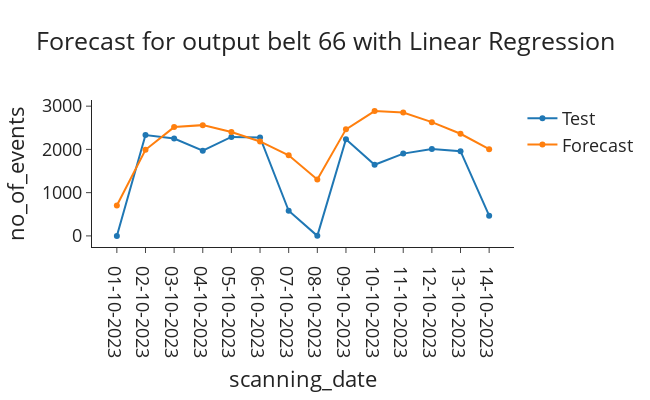
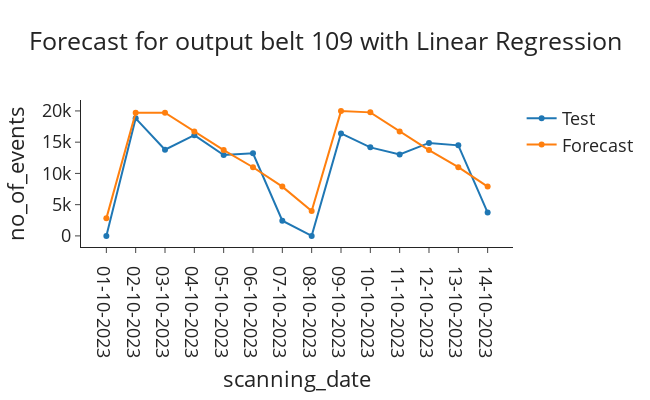
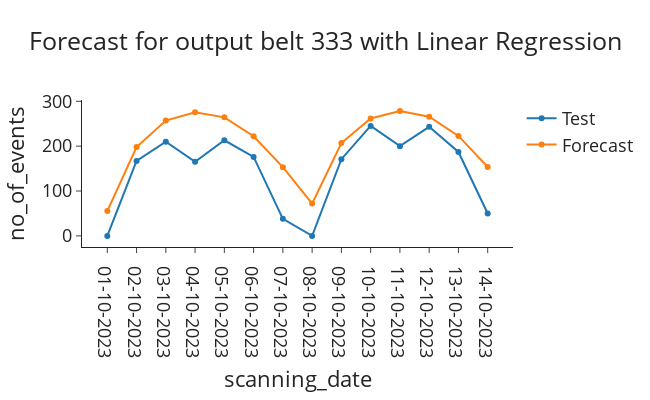

Here is the notebook cell these charts were saved with, in order:
### Code cell
planning_horizon = 14

df_linear = df.copy()

train = df_linear[df_linear["month"] <= 9] # Train on first 9 months
test = df_linear[(df_linear["month"] == 10) & (df_linear["day"] <= planning_horizon)] # Test on first two weeks of 10th month

starting_date = "01-10-2023"

forecast_LR(starting_date, planning_horizon, train, test)

result_LR = pd.read_csv('Results/results_LR.csv', delimiter=",")
print(result_LR)

### Figure 1 — Plotly figure (JSON) as saved in the notebook; plotly's stock layout.template omitted (floating-point values rounded to 4 significant figures)
{"data": [{"name": "Test", "type": "scatter", "x": ["01-10-2023", "02-10-2023", "03-10-2023", "04-10-2023", "05-10-2023", "06-10-2023", "07-10-2023", "08-10-2023", "09-10-2023", "10-10-2023", "11-10-2023", "12-10-2023", "13-10-2023", "14-10-2023"], "y": [0.0001, 2332, 2252, 1969, 2288, 2277, 581, 1, 2234, 1644, 1903, 2008, 1959, 467]}, {"name": "Forecast", "type": "scatter", "x": ["01-10-2023", "02-10-2023", "03-10-2023", "04-10-2023", "05-10-2023", "06-10-2023", "07-10-2023", "08-10-2023", "09-10-2023", "10-10-2023", "11-10-2023", "12-10-2023", "13-10-2023", "14-10-2023"], "y": [702.7, 1991.0, 2516.0, 2561.0, 2404.0, 2184.0, 1865.0, 1307.0, 2464.0, 2886.0, 2851.0, 2630.0, 2362.0, 2004.0]}], "layout": {"font": {"size": 18}, "height": 400, "title": {"text": "Forecast for output belt 66 with Linear Regression", "x": 0.5}, "width": 650, "xaxis": {"title": {"text": "scanning_date"}}, "yaxis": {"title": {"text": "no_of_events"}}}}

### Figure 2 — Plotly figure (JSON) as saved in the notebook; plotly's stock layout.template omitted (floating-point values rounded to 4 significant figures)
{"data": [{"name": "Test", "type": "scatter", "x": ["01-10-2023", "02-10-2023", "03-10-2023", "04-10-2023", "05-10-2023", "06-10-2023", "07-10-2023", "08-10-2023", "09-10-2023", "10-10-2023", "11-10-2023", "12-10-2023", "13-10-2023", "14-10-2023"], "y": [0.0001, 18818, 13789, 16112, 12949, 13218, 2433, 0.0001, 16401, 14169, 13025, 14881, 14489, 3738]}, {"name": "Forecast", "type": "scatter", "x": ["01-10-2023", "02-10-2023", "03-10-2023", "04-10-2023", "05-10-2023", "06-10-2023", "07-10-2023", "08-10-2023", "09-10-2023", "10-10-2023", "11-10-2023", "12-10-2023", "13-10-2023", "14-10-2023"], "y": [2807.0, 19720.0, 19710.0, 16710.0, 13740.0, 10990.0, 7888.0, 3996.0, 19970.0, 19770.0, 16720.0, 13740.0, 10990.0, 7888.0]}], "layout": {"font": {"size": 18}, "height": 400, "title": {"text": "Forecast for output belt 109 with Linear Regression", "x": 0.5}, "width": 650, "xaxis": {"title": {"text": "scanning_date"}}, "yaxis": {"title": {"text": "no_of_events"}}}}

### Figure 3 — Plotly figure (JSON) as saved in the notebook; plotly's stock layout.template omitted (floating-point values rounded to 4 significant figures)
{"data": [{"name": "Test", "type": "scatter", "x": ["01-10-2023", "02-10-2023", "03-10-2023", "04-10-2023", "05-10-2023", "06-10-2023", "07-10-2023", "08-10-2023", "09-10-2023", "10-10-2023", "11-10-2023", "12-10-2023", "13-10-2023", "14-10-2023"], "y": [0.0001, 167, 210, 165, 213, 176, 38, 0.0001, 171, 245, 200, 243, 187, 50]}, {"name": "Forecast", "type": "scatter", "x": ["01-10-2023", "02-10-2023", "03-10-2023", "04-10-2023", "05-10-2023", "06-10-2023", "07-10-2023", "08-10-2023", "09-10-2023", "10-10-2023", "11-10-2023", "12-10-2023", "13-10-2023", "14-10-2023"], "y": [55.22, 197.9, 256.9, 275.5, 264.2, 222.0, 153.2, 71.97, 206.9, 261.8, 278.1, 265.5, 222.8, 153.6]}], "layout": {"font": {"size": 18}, "height": 400, "title": {"text": "Forecast for output belt 333 with Linear Regression", "x": 0.5}, "width": 650, "xaxis": {"title": {"text": "scanning_date"}}, "yaxis": {"title": {"text": "no_of_events"}}}}
